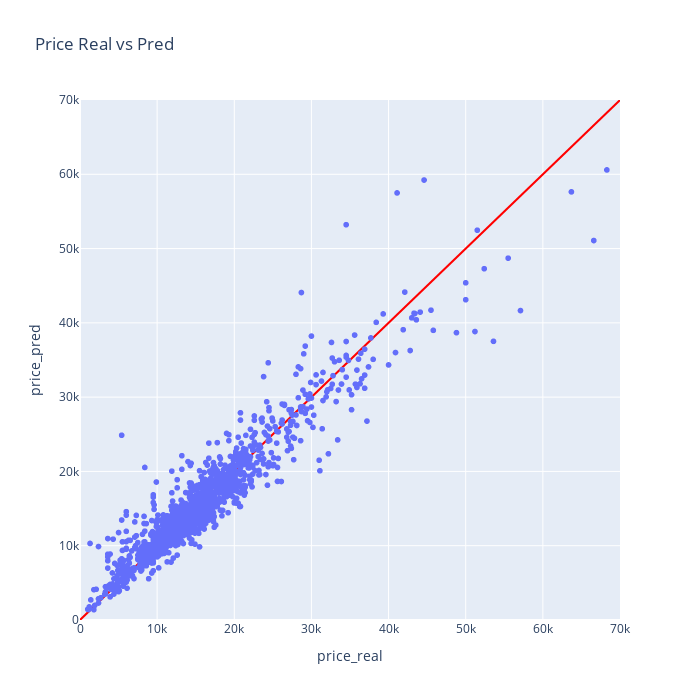

Notebook source saved alongside this figure:
### Code cell
import plotly.express as px

max_value = 70000

fig = px.scatter(results, x='price_real', y='price_pred', title='Price Real vs Pred', width = 700, height = 700)

# Agregar la línea y=x en rojo
fig.add_trace(px.line(x=[0, max_value], y=[0, max_value]).update_traces(line_shape='linear', line_color='red').data[0])

fig.update_xaxes(range=[0, max_value])
fig.update_yaxes(range=[0, max_value])

fig.show()

### Figure 1 — Plotly figure (JSON) as saved in the notebook; plotly's stock layout.template omitted (floating-point values rounded to 4 significant figures; data arrays with more than 128 entries replaced by an {"elided": "..."} marker saying what was removed)
{"data": [{"hovertemplate": "price_real=%{x}<br>price_pred=%{y}<extra></extra>", "legendgroup": "", "marker": {"color": "#636efa", "symbol": "circle"}, "mode": "markers", "name": "", "showlegend": false, "type": "scattergl", "x": {"elided": "1434 int values"}, "xaxis": "x", "y": {"elided": "1434 float values"}, "yaxis": "y"}, {"hovertemplate": "x=%{x}<br>y=%{y}<extra></extra>", "legendgroup": "", "line": {"color": "red", "dash": "solid", "shape": "linear"}, "marker": {"symbol": "circle"}, "mode": "lines", "name": "", "orientation": "v", "showlegend": false, "type": "scatter", "x": [0, 70000], "xaxis": "x", "y": [0, 70000], "yaxis": "y"}], "layout": {"height": 700, "legend": {"tracegroupgap": 0}, "title": {"text": "Price Real vs Pred"}, "width": 700, "xaxis": {"anchor": "y", "domain": [0, 1], "range": [0, 70000], "title": {"text": "price_real"}}, "yaxis": {"anchor": "x", "domain": [0, 1], "range": [0, 70000], "title": {"text": "price_pred"}}}}
